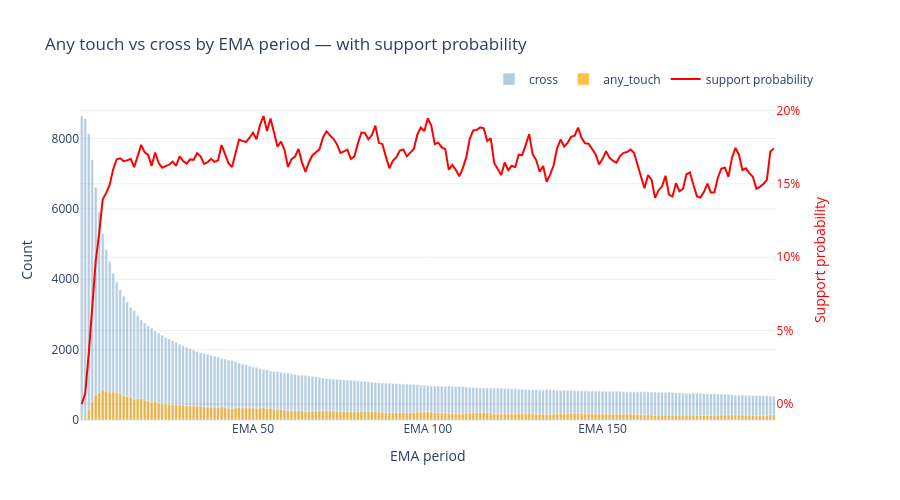

The code cell stored with this chart in its notebook:
### Markdown cell above
__Any touch vs cross by EMA period.__

### Code cell
ratio = result["any_touch"] / (result["any_touch"] + result["cross"]).replace(0, np.nan)

fig = make_subplots(specs=[[{"secondary_y": True}]])

fig.add_trace(
    go.Bar(x=result["ema"], y=result["cross"], name="cross",
           marker_color="steelblue", opacity=0.4),
    secondary_y=False,
)
fig.add_trace(
    go.Bar(x=result["ema"], y=result["any_touch"], name="any_touch",
           marker_color="orange", opacity=0.7),
    secondary_y=False,
)
fig.add_trace(
    go.Scatter(x=result["ema"], y=ratio, name="support probability",
               mode="lines", line=dict(color="red", width=2),
               hovertemplate="%{y:.1%}"),
    secondary_y=True,
)

fig.update_layout(
    title="Any touch vs cross by EMA period — with support probability",
    barmode="overlay",
    template="plotly_white",
    height=500,
    hovermode="x unified",
    hoverlabel=dict(namelength=-1),
    legend=dict(orientation="h", yanchor="bottom", y=1.02, xanchor="right", x=1),
)
fig.update_xaxes(title_text="EMA period", tickprefix="EMA ")
fig.update_yaxes(title_text="Count", secondary_y=False)
fig.update_yaxes(title_text="Support probability", secondary_y=True, color="red", tickformat=".0%")

fig.show()

### Figure 1 — Plotly figure (JSON) as saved in the notebook; plotly's stock layout.template omitted (floating-point values rounded to 4 significant figures; data arrays with more than 128 entries replaced by an {"elided": "..."} marker saying what was removed)
{"data": [{"marker": {"color": "steelblue"}, "name": "cross", "opacity": 0.4, "type": "bar", "x": {"elided": "199 int values"}, "xaxis": "x", "y": {"elided": "199 int values"}, "yaxis": "y"}, {"marker": {"color": "orange"}, "name": "any_touch", "opacity": 0.7, "type": "bar", "x": {"elided": "199 int values"}, "xaxis": "x", "y": {"elided": "199 int values"}, "yaxis": "y"}, {"hovertemplate": "%{y:.1%}", "line": {"color": "red", "width": 2}, "mode": "lines", "name": "support probability", "type": "scatter", "x": {"elided": "199 int values"}, "xaxis": "x", "y": {"elided": "199 float values"}, "yaxis": "y2"}], "layout": {"barmode": "overlay", "height": 500, "hoverlabel": {"namelength": -1}, "hovermode": "x unified", "legend": {"orientation": "h", "x": 1, "xanchor": "right", "y": 1.02, "yanchor": "bottom"}, "title": {"text": "Any touch vs cross by EMA period — with support probability"}, "xaxis": {"anchor": "y", "domain": [0, 0.94], "tickprefix": "EMA ", "title": {"text": "EMA period"}}, "yaxis": {"anchor": "x", "domain": [0, 1], "title": {"text": "Count"}}, "yaxis2": {"anchor": "x", "color": "red", "overlaying": "y", "side": "right", "tickformat": ".0%", "title": {"text": "Support probability"}}}}
